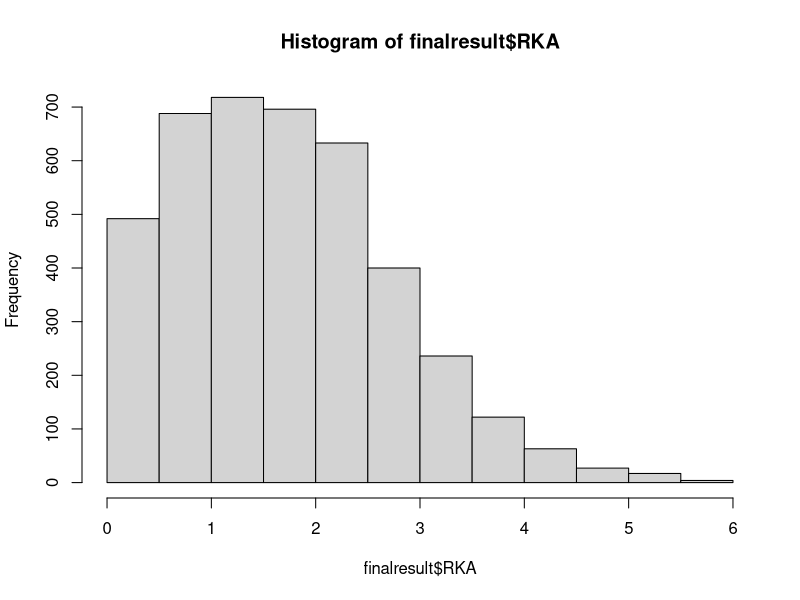
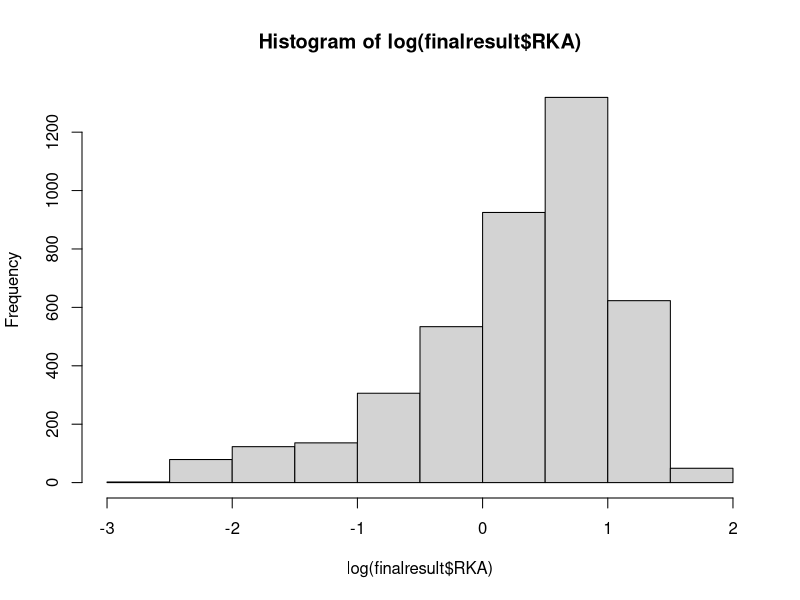

The R source for these figures, in order:
## ---- chunk 1
#Data input
test.import <- read.csv('import_data.csv', header=T)
head(test.import)
## ---- chunk 2
test <- test.import[-(1:2),]
frac <- 1-as.numeric(test.import[1,2:5])
Enzyme <- as.numeric(test.import[2,2:5])
names(test)<-c("sequence","t0","t1","t2","t3")
#calculate the summation and mole fraction
sum <- apply(test[,2:5],2,sum)
test$ft0 <- test$t0/sum[1]
test$ft1 <- test$t1/sum[2]
test$ft2 <- test$t2/sum[3]
test$ft3 <- test$t3/sum[4]

#calculate the fraction of individual substrate
test$fr0 <- 1-test$ft0/test$ft0*frac[1]
test$fr1 <- 1-test$ft1/test$ft0*frac[2]
test$fr2 <- 1-test$ft2/test$ft0*frac[3]
test$fr3 <- 1-test$ft3/test$ft0*frac[4]

#convert negative to random small amount in test

for(i in 1:length(test[,1])){
  for(j in 10:13){
   if(test[i,j] < 0){
     test[i,j] <- abs(rnorm(1,0)/100)
   } 
  }
}

#fitting
test$K <- 0

for (i in 1:length(test[,1])){
  data.ft <- cbind(Enzyme,t(test[i,10:13]))
  data.ft <- data.frame(data.ft)
  names(data.ft) <- c("Enzyme","f")
  dirf <- nls( f ~ Enzyme/(Enzyme + K), data = data.ft)
  test$K[i] <- coef(dirf)
#Export final result  
finalresult <- test[,c("sequence","K")]
finalresult$KA <- 1/finalresult$K
finalresult$RKA <- finalresult$KA/finalresult$KA[3]
}
## ---- chunk 3
head(finalresult)
## ---- chunk 4
write.csv(finalresult,"output.csv")
## ---- chunk 5
hist(finalresult$RKA)
hist(log(finalresult$RKA))
